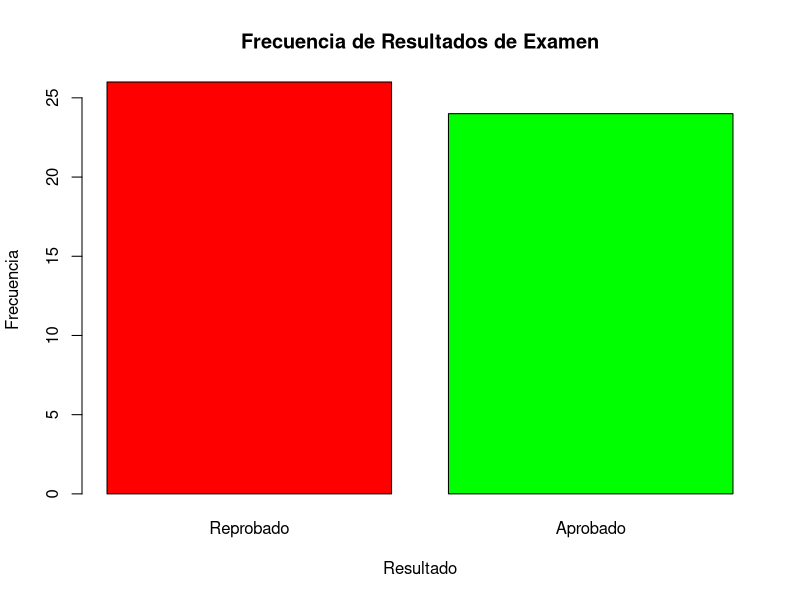
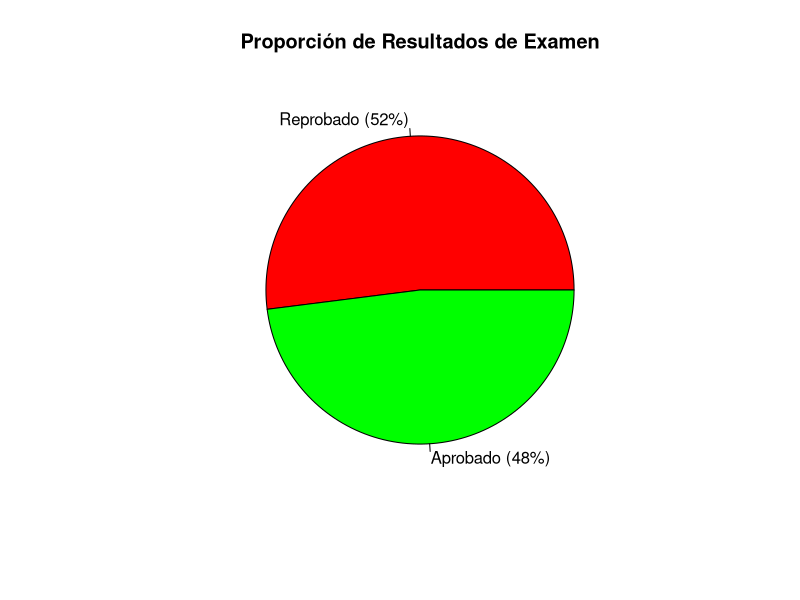

These figures' R source, in order:
## ---- chunk 1
Examen <- c("Reprobado", "Aprobado", "Aprobado", "Aprobado", "Aprobado", "Reprobado", "Aprobado", "Reprobado", "Reprobado", "Aprobado", "Reprobado", "Reprobado", "Reprobado", "Reprobado", "Aprobado", "Reprobado", "Reprobado", "Aprobado", "Aprobado", "Reprobado", "Aprobado", "Aprobado", "Aprobado", "Aprobado", "Reprobado", "Aprobado", "Reprobado", "Aprobado", "Reprobado", "Reprobado", "Aprobado", "Reprobado", "Aprobado", "Reprobado", "Aprobado", "Reprobado", "Reprobado", "Aprobado", "Reprobado", "Reprobado", "Reprobado", "Aprobado", "Aprobado", "Aprobado", "Aprobado", "Reprobado", "Reprobado", "Reprobado", "Aprobado", "Reprobado")

Examen_F <- factor(Examen, levels = c("Reprobado", "Aprobado"))
## ---- chunk 2
frecuencia_examen <- table(Examen_F)
print("Frecuencia de resultados de examen:")
print(frecuencia_examen)
## ---- chunk 3
proporciones_examen <- prop.table(frecuencia_examen)
print("Proporciones de resultados de examen:")
print(proporciones_examen)
## ---- chunk 4
max_freq_examen <- max(frecuencia_examen)
min_freq_examen <- min(frecuencia_examen)
print(paste("Frecuencia máxima:", max_freq_examen))
print(paste("Frecuencia mínima:", min_freq_examen))

## ---- chunk 5
barplot(frecuencia_examen, 
        main = "Frecuencia de Resultados de Examen",
        xlab = "Resultado",
        ylab = "Frecuencia",
        col = c("red", "green"))
## ---- chunk 6
porcentajes_examen <- round(proporciones_examen * 100, 1)
pie(frecuencia_examen, 
    labels = paste(names(frecuencia_examen), " (", porcentajes_examen, "%)", sep=""),
    main = "Proporción de Resultados de Examen",
    col = c("red", "green"))
